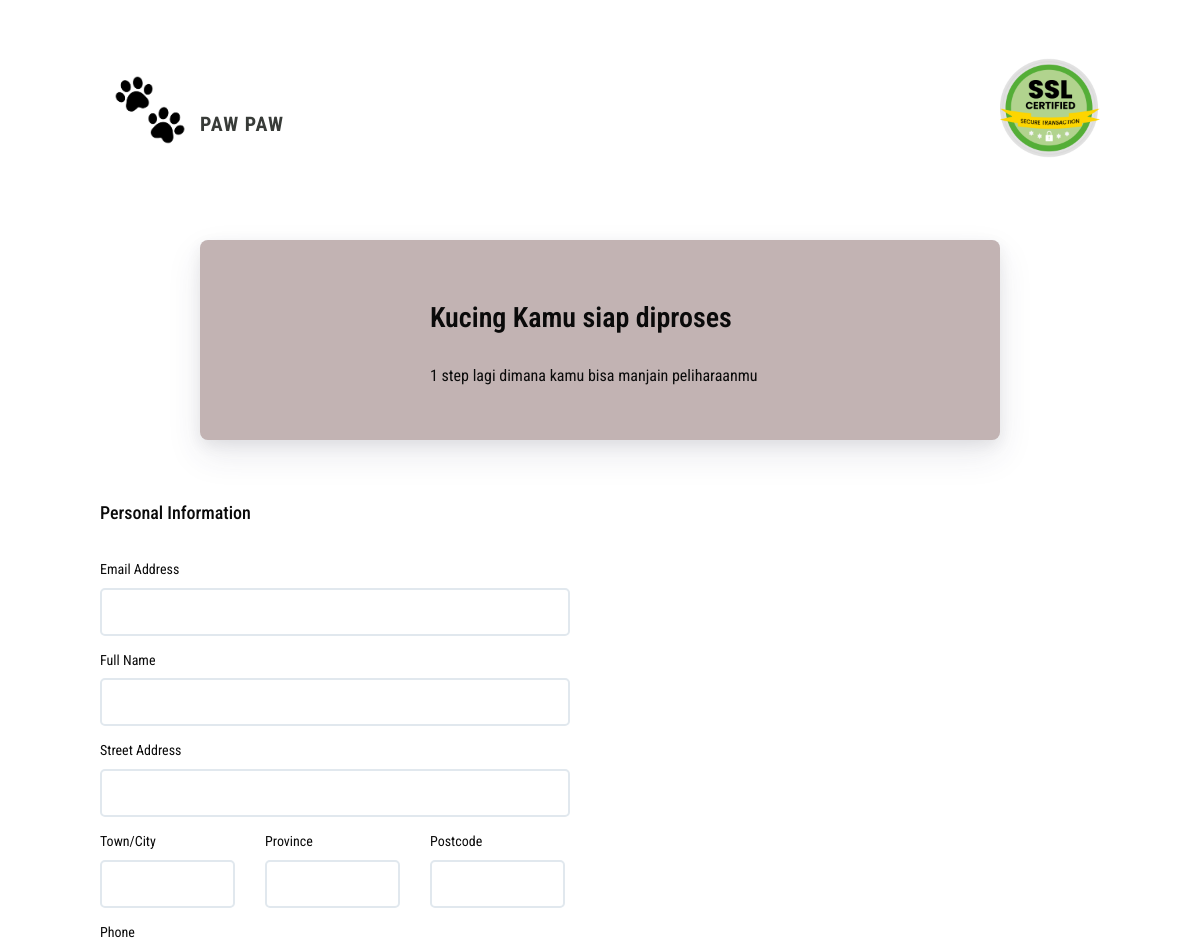
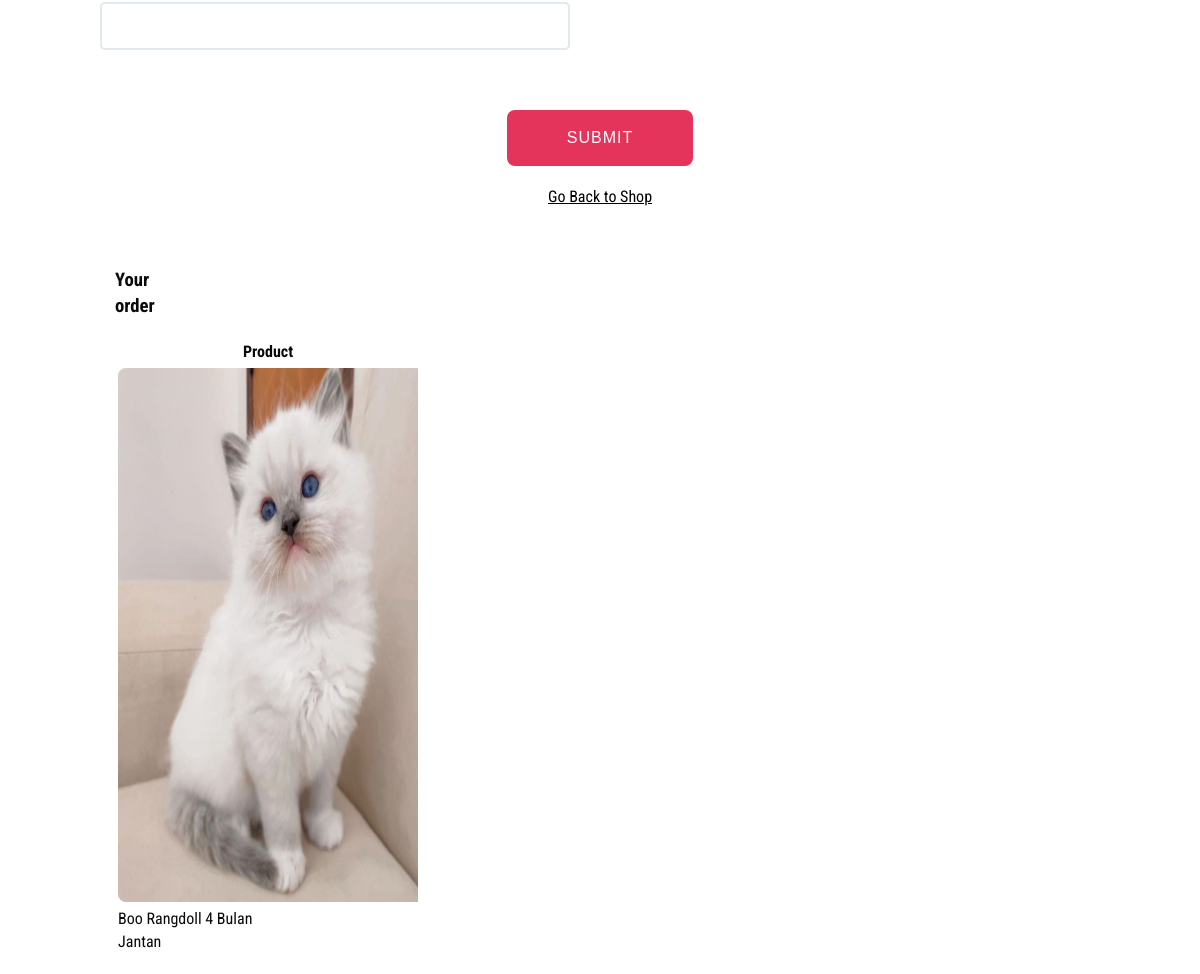
The page /registrasi2.php?id=2 on the database its author committed (2 pictures, top to bottom).
### tables this page shows
CREATE TABLE `kucing` (
  `id_kucing` int(11) NOT NULL,
  `nama` varchar(25) NOT NULL,
  `ras` varchar(25) NOT NULL,
  `usia` varchar(25) NOT NULL,
  `gender` varchar(25) NOT NULL,
  `status` varchar(25) NOT NULL,
  `foto` text NOT NULL
);

### registrasi2.php (the view, shortened to what this page needs)
<?php
include 'koneksi.php';
?>
<!DOCTYPE html>
<html lang="en">
<head>
  <link rel="stylesheet" href="css/regis2.css?v2">
  <link rel="stylesheet" href="https://cdnjs.cloudflare.com/ajax/libs/font-awesome/6.4.2/css/all.min.css" />
</head>
<body>
  <header>
    <div class="container">
      <div class="navigation">
        <div class="logo">
          <img src="images/paw.png" alt="" width="100px" height="100px">
          <div class="judul">
            <p>Paw Paw</p>
          </div>
        </div>
        <div class="secure">
          <img src="images/halal.png" alt="" width="100px" height="100px">
        </div>
      </div>
    </div>
    <section class="content">
      <div class="details shadow">
        <div class="details__item">
          <div class="item__details">
            <div class="item__title">
              <p>Kucing Kamu siap diproses</p>
            </div>
            <div class="item__description">
              <p>1 step lagi dimana kamu bisa manjain peliharaanmu</p>
            </div>
          </div>
        </div>
      </div>
  </header>
  <div class="container">
    <div class="payment">
      <div class="payment__info">
        <div class="payment__cc">
          <div class="payment__title">
            Personal Information
          </div>
          <form method="POST">
            <div class="form__cc">
              <div class="row">
                <div class="field">
                  <div class="title">
                    Email Address
                  </div>
                  <input type="text" name="email" class="input txt" />
                </div>
              </div>
              <div class="row">
                <div class="field">
                  <div class="title">
                    Full Name
                  </div>
                  <input type="text" name="nama_pengadopsi" class="input txt" />
                </div>
              </div>
              <div class="row">
                <div class="field">
                  <div class="title">
                    Street Address
                  </div>
                  <input type="text" name="alamat_jalan" class="input txt" />
                </div>
              </div>
              <div class="row">
                <div class="field small">
                  <div class="title">
                    Town/City
                  </div>
                  <input type="text" name="kota" class="input txt" />
                </div>
                <div class="field small">
                  <div class="title">
                    Province
                  </div>
                  <input type="text" name="provinsi" class="input txt" />
                </div>
                <div class="field small">
                  <div class="title">
                    Postcode
                  </div>
                  <input type="text" name="kode_pos" class="input txt" />
                </div>
              </div>
              <div class="row">
                <div class="field">
                  <div class="title">
                    Phone
                  </div>
                  <input type="text" name="no_hp" class="input txt" />
                </div>
              </div>
              <div class="container">
              <div class="actions">
                <input type="submit" name="submit" class="btn action__submit">
                <a href="header.php" class="backBtn">Go Back to Shop</a>
              </div>
            </div>
          <?php
          $sql2 = "select * from kucing where id_kucing = '$_GET[id]'";
          $q2 = mysqli_query($koneksi, $sql2);
          $r2 = mysqli_fetch_array($q2);
          ?>
          <div class="wcf-order-wrap">
            <h3 id="order_review_heading">Your order</h3>
            <div id="order_review" class="woocommerce-checkout-review-order">
              <table class="shop_table woocommerce-checkout-review-order-table" data-update-time="1698126741">
                <thead>
                  <tr>
                    <th class="product-name">Product</th>
                  </tr>
                </thead>
                <tbody>
                  <tr class="cart_item">
                    <td class="product-name">
                      <div class="wcf-product-image">
                        <div class="wcf-product-thumbnail"><img width="300" height="534" src="img/<?=$r2["foto"]?>" class="attachment-woocommerce_thumbnail size-woocommerce_thumbnail" alt="" loading="lazy"> </div>
                        <div class="wcf-product-name"><?=$r2["nama"]?> <?=$r2["ras"]?> <?=$r2["usia"]?> <br> <?=$r2["gender"] ?></div>
                      </div>
                    </td>
                  </tr>
                </tbody>
              </table>
            </div>
          </div>
          </form>
        </div>
      </div>
    </div>
  </div>
</body>
</html>

### css/regis2.css (style rules this page uses)
*, *:after, *:before { box-sizing: border-box; }
body { font-family: 'Poppins', sans-serif; font-family: 'Roboto Condensed', sans-serif; color: #0a0a0a; line-height: 1.4; }
a { color: #000; }
.content { z-index: 9999; }
.secure, .backBtn { display: flex; }
.backBtn { margin-top: 20px; }
.secure { color: #afb5c0; align-items: flex-end; }
.logo { font-size: 20px; font-weight: bold; display: flex; justify-content: center; align-items: flex-end; }
img { border-radius: 8px 0 0 8px; }
.details { max-width: 800px; min-height: 200px; margin-left: auto; margin-right: auto; margin-top: 2em; background: #c2b3b3; border-radius: 8px; display: flex; flex-direction: column; position: relative; }
.item__details p { text-align: justify; margin-left: 200px; }
.details__item { display: flex; }
.item__details { padding: 30px; }
.item__title { font-size: 28px; font-weight: 600; }
header { min-height: 300px; margin: 0; padding: 0%; }
.navigation { display: flex; align-items: center; justify-content: space-between; padding: 50px 0 50px 0; color: #383b38; font-size: 14px; text-transform: uppercase; letter-spacing: 1px; font-weight: 700; }
.container { width: 1000px; margin: 0 auto; padding: 0 auto; }
.shadow { box-shadow: 0 15px 35px rgba(50, 50, 93, 0.1), 0 5px 15px rgba(0, 0, 0, 0.07); }
.row { display: flex; }
.txt { border-color: #e1e8ee; width: 100%; }
.input { border-radius: 5px; border-style: solid; border-width: 2px; height: 48px; padding-left: 15px; font-weight: 600; font-size: 14px; color: #5e6977; }
input[type="text"] { display: initial; }
.title { font-size: 14px; padding-bottom: 8px; }
.field { padding-top: 15px; padding-right: 30px; width: 50%; }
.field.small { width: 165px; }
.actions { display: flex; align-items: center; justify-content: center; flex-direction: column; padding: 60px 0 40px 0; }
.payment { padding: 20px 0 0 0; }
.payment__title { margin: 40px 0 20px 0; font-size: 18px; display: flex; text-align: left; font-weight: 500; }
.btn { font-family: "Josefin Sans", sans-serif; border-radius: 8px; border: 0; letter-spacing: 1px; color: #fff; background: #e5345b; padding: 20px 60px; white-space: nowrap; font-size: 16px; line-height: 1; text-transform: uppercase; transition: all 0.15s ease; text-decoration: none; }
.payment__info { display: flex; }
.payment__cc { flex: 60%; }
.content { display: block; }
.container .payment .payment__info .payment__cc .wcf-order-wrap { display: inline-block; float: none; width: 40px; padding: 0 0 10px 15px; vertical-align: top; }
.woocommerce-checkout-review-order tbody tr.cart_item td.product-name { display: flex; width: 100%; align-items: center; }

### rows shown on the page
kucing: foto (picture), nama "Boo", ras "Rangdoll", usia "4 Bulan", gender "Jantan"
